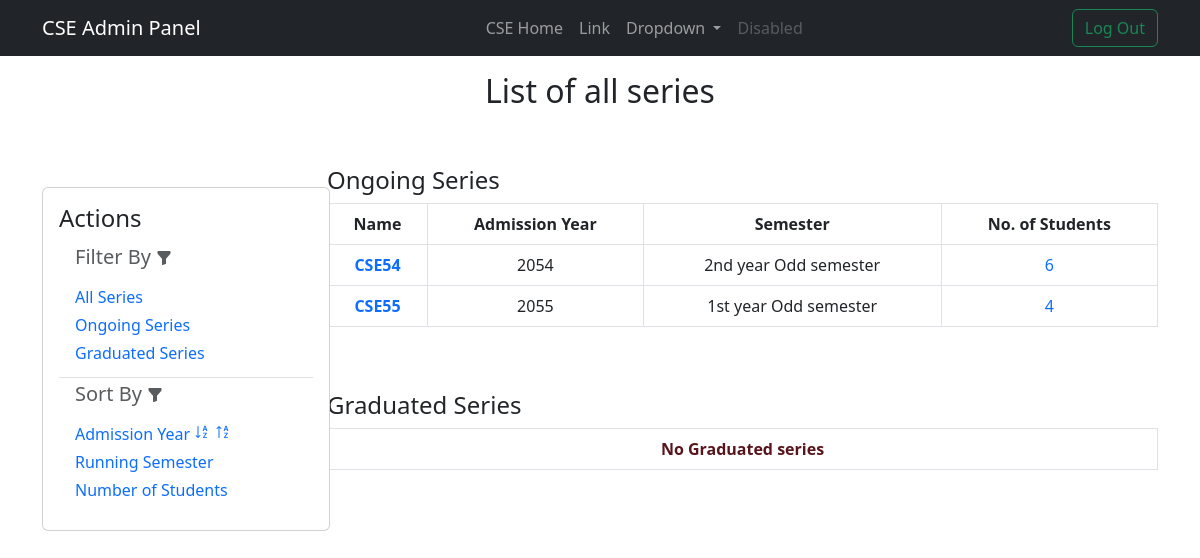
The app's page /dept/admin/CSE/all-series/ (signed in), older data.
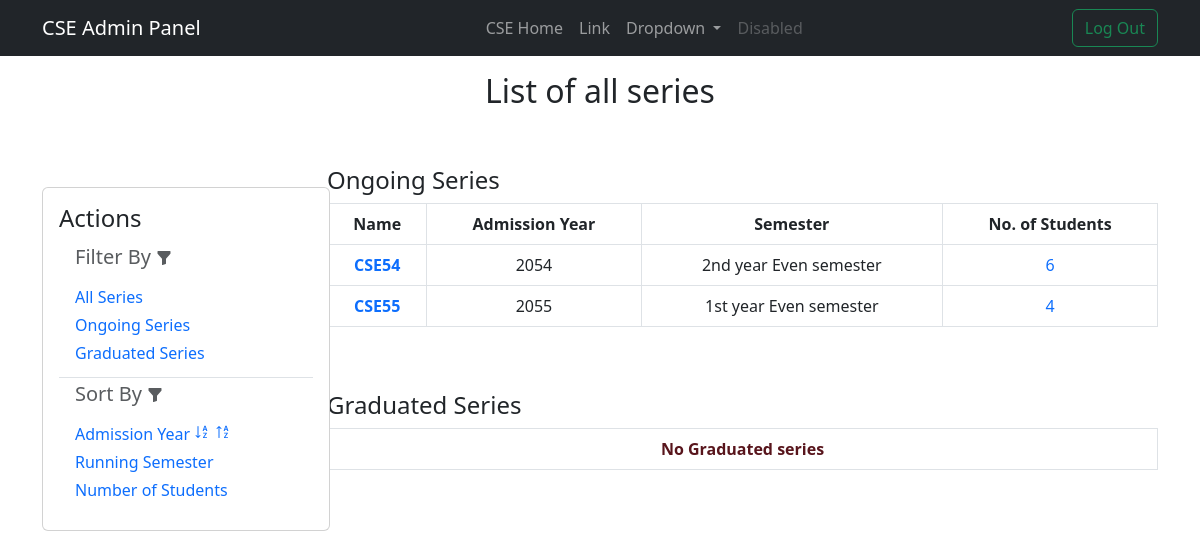
The same page, newer data.
### departments/models.py (models this page shows, shortened)
class Series(models.Model):
    id = models.AutoField(primary_key=True)
    name = models.CharField(max_length=10, unique=True)  # Ex - CSE99
    department = models.ForeignKey(
        Department, on_delete=models.CASCADE, related_name="series"
    )
    admit_year = models.IntegerField(unique=True)
    running_semester = models.OneToOneField(
        Semester, on_delete=models.CASCADE, related_name="running_series"
    )
    is_running = models.BooleanField(default=True)
    end_year = models.IntegerField(null=True, blank=True)
    maximum_students = models.IntegerField(null=True, blank=True)
    exam_status = models.CharField(max_length=10, choices=[
        ("NR", "Not Running"),
        ("R", "Running"),
        ("F", "Finished")
    ], default="NR")
    def get_absolute_url_control_panel(self):
        return reverse(
            "dept:seriesControlPanel",
            kwargs={"deptId": self.department.dept_id, "serId": self.id},
        )

class Semester(models.Model):
    id = models.AutoField(primary_key=True)
    sem_no = models.IntegerField()
    year = models.CharField(max_length=4)
    year_sem = models.CharField(max_length=4)
    dept = models.ForeignKey(
        Department, on_delete=models.CASCADE, related_name="semesters"
    )
    class Meta:
        constraints = [
            models.UniqueConstraint(fields=["sem_no", "dept"], name="unique_semester")
        ]
    def __str__(self) -> str:
        return f"{self.year} year {self.year_sem} semester"

### students/models.py (models this page shows, shortened)
class Student(Person):
    roll = models.CharField(unique=True, max_length=7)
    dept = models.ForeignKey(
        Department, on_delete=models.CASCADE, related_name="students"
    )
    section = models.ForeignKey(
        Section, on_delete=models.CASCADE, related_name="students"
    )
    series = models.ForeignKey(
        Series, on_delete=models.CASCADE, related_name="students"
    )
    cgpa = models.DecimalField(max_digits=3, decimal_places=2 ,null=True, blank=True)
    user = models.OneToOneField(
        User, on_delete=models.SET_NULL, null=True, blank=True, related_name="student"
    )
    class Meta:
        ordering = ['roll']

### departments/views.py (the view)
# urls.py: path('admin/<str:deptId>/all-series/', views.allSeries, name='allSeries'),
def allSeries(request, deptId):
    try:
        dept = Department.objects.get(dept_id=deptId)
        if request.user == dept.user:
            return render(request, 'series/allSeries.html', {
                'dept': dept,
                'ongoing_series': dept.series.filter(is_running=True),
                'grad_series': dept.series.filter(is_running=False),
                'isLogged': True,
            })
        else:
            messages.error(request, 'You are not authorized to access this page')
            return HttpResponseRedirect(reverse('Main:home'))
    except Department.DoesNotExist:
        return HttpResponseNotFound('<h1>Page not found</h1>')

### departments/templates/series/allSeries.html (shortened to what the changed rows need)
{%extends 'departments/admin.html'%}
{%block content%}
<div class="container text-center">
    <h2 class="mt-3">List of all series</h2>
    <div class="row">
        <div class="col">
            <div class="row mt-5" id="ongoing-series">
                <div class="col">
                    <table class="table table-hover table-bordered">
                        {% if ongoing_series %}
                        <thead>
                            <tr>
                                <th scope="col">Name</th>
                                <th scope="col">Admission Year</th>
                                <th scope="col">Semester</th>
                                <th scope="col">No. of Students</th>
                            </tr>
                        </thead>
                        <tbody>
                            {% for series in ongoing_series %}
                            <tr>
                                <th scope="row"><a
                                        class="link-offset-2 link-offset-3-hover link-underline link-underline-opacity-0 link-underline-opacity-75-hover"
                                        href="{{series.get_absolute_url_control_panel}}" title="Enter series control panel">
                                        {{series.name}}
                                    </a></th>
                                <td>{{series.admit_year}}</td>
                                <td>{{series.running_semester}}</td>
                                <td id="{{series.id}}"><a class="link-offset-2 link-offset-3-hover link-underline link-underline-opacity-0 link-underline-opacity-75-hover"
                                        href="{% url 'dept:allStudents' dept.dept_id %}?series={{series.id}}" title="View list of students">
                                        {{series.students.all|length}}
                                    </a></td>
                            </tr>
                        </tbody>
                        {% endfor %}
                        {% endif %}
                    </table>
                </div>
            </div>
            <div class="row mt-5" id="grad-series">
                <div class="col">
                    <table class="table table-hover table-bordered">
                        {% if grad_series %}
                        <thead>
                            <tr>
                                <th scope="col">Name</th>
                                <th scope="col">Admission Year</th>
                                <th scope="col">Graduation Year</th>
                                <th scope="col">No. of Students</th>
                            </tr>
                        </thead>
                        <tbody>
                            {% for series in grad_series %}
                            <tr>
                                <th scope="row"><a
                                        class="link-offset-2 link-offset-3-hover link-underline link-underline-opacity-0 link-underline-opacity-75-hover"
                                        href="#" title="Enter series control panel">
                                        {{series.name}}
                                    </a></th>
                                <td>{{series.admit_year}}</td>
                                <td>{{series.end_year}}</td>
                                <td id="{{series.id}}"><a class="link-offset-2 link-offset-3-hover link-underline link-underline-opacity-0 link-underline-opacity-75-hover"
                                        href="{% url 'dept:allStudents' dept.dept_id %}?series={{series.id}}" title="View list of students">
                                        {{series.students.all|length}}
                                    </a></td>
                            </tr>
                        </tbody>
                        {% endfor %}
                        {% else %}
                        <tbody>
                            <tr>
                                <th scope="row" colspan="4" class="text-center text-danger-emphasis">No Graduated series
                            </tr>
                        </tbody>
                        {% endif %}
                    </table>
                </div>
            </div>
        </div>
    </div>
</div>
{%endblock%}

Row changes from the older to the newer data that the page shows:
changed Series "CSE54": running_semester "2nd year Odd semester" → "2nd year Even semester"
changed Series "CSE55": running_semester "1st year Odd semester" → "1st year Even semester"
